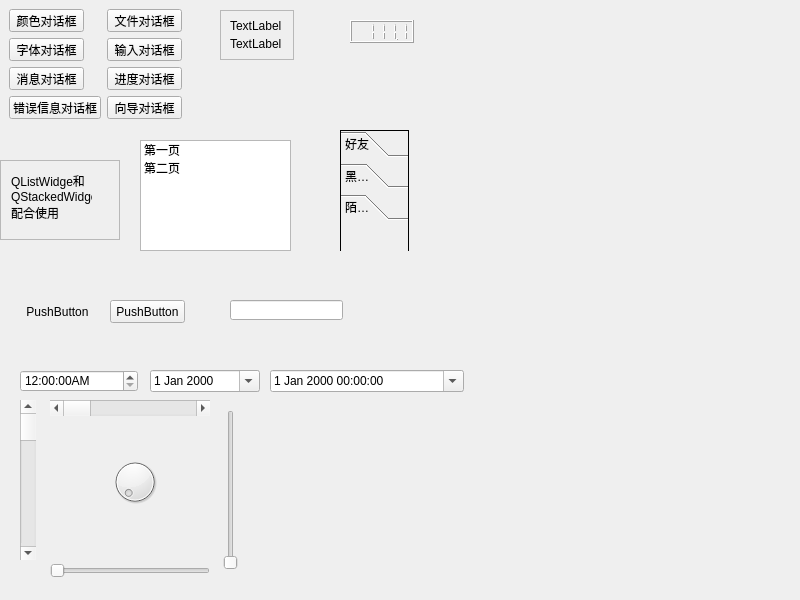
<?xml version="1.0" encoding="UTF-8"?>
<ui version="4.0">
 <class>Widget</class>
 <widget class="QWidget" name="Widget">
  <property name="geometry">
   <rect>
    <x>0</x>
    <y>0</y>
    <width>800</width>
    <height>600</height>
   </rect>
  </property>
  <property name="sizePolicy">
   <sizepolicy hsizetype="Preferred" vsizetype="Preferred">
    <horstretch>0</horstretch>
    <verstretch>0</verstretch>
   </sizepolicy>
  </property>
  <property name="windowTitle">
   <string>Widget</string>
  </property>
  <widget class="QPushButton" name="pushButton">
   <property name="geometry">
    <rect>
     <x>9</x>
     <y>9</y>
     <width>75</width>
     <height>23</height>
    </rect>
   </property>
   <property name="text">
    <string>颜色对话框</string>
   </property>
  </widget>
  <widget class="QPushButton" name="pushButton_2">
   <property name="geometry">
    <rect>
     <x>9</x>
     <y>38</y>
     <width>75</width>
     <height>23</height>
    </rect>
   </property>
   <property name="text">
    <string>字体对话框</string>
   </property>
  </widget>
  <widget class="QPushButton" name="pushButton_3">
   <property name="geometry">
    <rect>
     <x>9</x>
     <y>67</y>
     <width>75</width>
     <height>23</height>
    </rect>
   </property>
   <property name="text">
    <string>消息对话框</string>
   </property>
  </widget>
  <widget class="QPushButton" name="pushButton_4">
   <property name="geometry">
    <rect>
     <x>9</x>
     <y>96</y>
     <width>92</width>
     <height>23</height>
    </rect>
   </property>
   <property name="text">
    <string>错误信息对话框</string>
   </property>
  </widget>
  <widget class="QPushButton" name="pushButton_5">
   <property name="geometry">
    <rect>
     <x>107</x>
     <y>9</y>
     <width>75</width>
     <height>23</height>
    </rect>
   </property>
   <property name="text">
    <string>文件对话框</string>
   </property>
  </widget>
  <widget class="QPushButton" name="pushButton_6">
   <property name="geometry">
    <rect>
     <x>107</x>
     <y>38</y>
     <width>75</width>
     <height>23</height>
    </rect>
   </property>
   <property name="text">
    <string>输入对话框</string>
   </property>
  </widget>
  <widget class="QPushButton" name="pushButton_7">
   <property name="geometry">
    <rect>
     <x>107</x>
     <y>67</y>
     <width>75</width>
     <height>23</height>
    </rect>
   </property>
   <property name="text">
    <string>进度对话框</string>
   </property>
  </widget>
  <widget class="QPushButton" name="pushButton_8">
   <property name="geometry">
    <rect>
     <x>107</x>
     <y>96</y>
     <width>75</width>
     <height>23</height>
    </rect>
   </property>
   <property name="text">
    <string>向导对话框</string>
   </property>
  </widget>
  <widget class="QFrame" name="frame">
   <property name="geometry">
    <rect>
     <x>220</x>
     <y>10</y>
     <width>74</width>
     <height>50</height>
    </rect>
   </property>
   <property name="sizePolicy">
    <sizepolicy hsizetype="Preferred" vsizetype="Preferred">
     <horstretch>0</horstretch>
     <verstretch>0</verstretch>
    </sizepolicy>
   </property>
   <property name="frameShape">
    <enum>QFrame::StyledPanel</enum>
   </property>
   <property name="frameShadow">
    <enum>QFrame::Raised</enum>
   </property>
   <property name="lineWidth">
    <number>1</number>
   </property>
   <property name="midLineWidth">
    <number>2</number>
   </property>
   <layout class="QGridLayout" name="gridLayout">
    <item row="1" column="0">
     <widget class="QLabel" name="label_2">
      <property name="enabled">
       <bool>true</bool>
      </property>
      <property name="text">
       <string>TextLabel</string>
      </property>
     </widget>
    </item>
    <item row="0" column="0">
     <widget class="QLabel" name="label">
      <property name="text">
       <string>TextLabel</string>
      </property>
      <property name="scaledContents">
       <bool>false</bool>
      </property>
     </widget>
    </item>
   </layout>
  </widget>
  <widget class="QLCDNumber" name="lcdNumber">
   <property name="geometry">
    <rect>
     <x>350</x>
     <y>20</y>
     <width>64</width>
     <height>23</height>
    </rect>
   </property>
   <property name="smallDecimalPoint">
    <bool>true</bool>
   </property>
   <property name="value" stdset="0">
    <double>111.099999999999994</double>
   </property>
  </widget>
  <widget class="QStackedWidget" name="stackedWidget">
   <property name="geometry">
    <rect>
     <x>0</x>
     <y>160</y>
     <width>120</width>
     <height>80</height>
    </rect>
   </property>
   <property name="frameShape">
    <enum>QFrame::StyledPanel</enum>
   </property>
   <property name="currentIndex">
    <number>1</number>
   </property>
   <widget class="QWidget" name="page">
    <widget class="QLabel" name="label_4">
     <property name="geometry">
      <rect>
       <x>40</x>
       <y>30</y>
       <width>54</width>
       <height>12</height>
      </rect>
     </property>
     <property name="text">
      <string>第二页</string>
     </property>
    </widget>
   </widget>
   <widget class="QWidget" name="page_2">
    <widget class="QLabel" name="label_3">
     <property name="geometry">
      <rect>
       <x>10</x>
       <y>10</y>
       <width>81</width>
       <height>51</height>
      </rect>
     </property>
     <property name="text">
      <string>QListWidge和QStackedWidget配合使用</string>
     </property>
     <property name="wordWrap">
      <bool>true</bool>
     </property>
    </widget>
   </widget>
  </widget>
  <widget class="QListWidget" name="listWidget">
   <property name="geometry">
    <rect>
     <x>140</x>
     <y>140</y>
     <width>151</width>
     <height>111</height>
    </rect>
   </property>
   <item>
    <property name="text">
     <string>第一页</string>
    </property>
   </item>
   <item>
    <property name="text">
     <string>第二页</string>
    </property>
   </item>
  </widget>
  <widget class="QToolBox" name="toolBox">
   <property name="geometry">
    <rect>
     <x>340</x>
     <y>130</y>
     <width>69</width>
     <height>121</height>
    </rect>
   </property>
   <property name="frameShape">
    <enum>QFrame::Box</enum>
   </property>
   <property name="currentIndex">
    <number>2</number>
   </property>
   <widget class="QWidget" name="page_3">
    <property name="geometry">
     <rect>
      <x>0</x>
      <y>0</y>
      <width>67</width>
      <height>41</height>
     </rect>
    </property>
    <attribute name="label">
     <string>好友</string>
    </attribute>
   </widget>
   <widget class="QWidget" name="page_4">
    <property name="geometry">
     <rect>
      <x>0</x>
      <y>0</y>
      <width>67</width>
      <height>41</height>
     </rect>
    </property>
    <attribute name="label">
     <string>黑名单</string>
    </attribute>
   </widget>
   <widget class="QWidget" name="page_5">
    <property name="geometry">
     <rect>
      <x>0</x>
      <y>0</y>
      <width>67</width>
      <height>41</height>
     </rect>
    </property>
    <attribute name="label">
     <string>陌生人</string>
    </attribute>
   </widget>
  </widget>
  <widget class="QPushButton" name="pushButton_9">
   <property name="geometry">
    <rect>
     <x>20</x>
     <y>300</y>
     <width>75</width>
     <height>23</height>
    </rect>
   </property>
   <property name="text">
    <string>PushButton</string>
   </property>
   <property name="icon">
    <iconset>
     <normaloff>ico.png</normaloff>ico.png</iconset>
   </property>
   <property name="checkable">
    <bool>true</bool>
   </property>
   <property name="autoDefault">
    <bool>false</bool>
   </property>
   <property name="default">
    <bool>false</bool>
   </property>
   <property name="flat">
    <bool>true</bool>
   </property>
  </widget>
  <widget class="QPushButton" name="pushButton_10">
   <property name="geometry">
    <rect>
     <x>110</x>
     <y>300</y>
     <width>75</width>
     <height>23</height>
    </rect>
   </property>
   <property name="text">
    <string>PushButton</string>
   </property>
   <property name="checkable">
    <bool>false</bool>
   </property>
  </widget>
  <widget class="QLineEdit" name="lineEdit">
   <property name="geometry">
    <rect>
     <x>230</x>
     <y>300</y>
     <width>113</width>
     <height>20</height>
    </rect>
   </property>
   <property name="echoMode">
    <enum>QLineEdit::PasswordEchoOnEdit</enum>
   </property>
  </widget>
  <widget class="QTimeEdit" name="timeEdit">
   <property name="geometry">
    <rect>
     <x>20</x>
     <y>370</y>
     <width>118</width>
     <height>22</height>
    </rect>
   </property>
   <property name="displayFormat">
    <string>h:mm:ssA</string>
   </property>
   <property name="calendarPopup">
    <bool>true</bool>
   </property>
  </widget>
  <widget class="QDateEdit" name="dateEdit">
   <property name="geometry">
    <rect>
     <x>150</x>
     <y>370</y>
     <width>110</width>
     <height>22</height>
    </rect>
   </property>
   <property name="calendarPopup">
    <bool>true</bool>
   </property>
  </widget>
  <widget class="QDateTimeEdit" name="dateTimeEdit_2">
   <property name="geometry">
    <rect>
     <x>270</x>
     <y>370</y>
     <width>194</width>
     <height>22</height>
    </rect>
   </property>
   <property name="calendarPopup">
    <bool>true</bool>
   </property>
  </widget>
  <widget class="QDial" name="dial">
   <property name="geometry">
    <rect>
     <x>110</x>
     <y>450</y>
     <width>50</width>
     <height>64</height>
    </rect>
   </property>
  </widget>
  <widget class="QScrollBar" name="horizontalScrollBar">
   <property name="geometry">
    <rect>
     <x>50</x>
     <y>400</y>
     <width>160</width>
     <height>16</height>
    </rect>
   </property>
   <property name="orientation">
    <enum>Qt::Horizontal</enum>
   </property>
  </widget>
  <widget class="QScrollBar" name="verticalScrollBar">
   <property name="geometry">
    <rect>
     <x>20</x>
     <y>400</y>
     <width>16</width>
     <height>160</height>
    </rect>
   </property>
   <property name="orientation">
    <enum>Qt::Vertical</enum>
   </property>
  </widget>
  <widget class="QSlider" name="horizontalSlider">
   <property name="geometry">
    <rect>
     <x>50</x>
     <y>560</y>
     <width>160</width>
     <height>22</height>
    </rect>
   </property>
   <property name="orientation">
    <enum>Qt::Horizontal</enum>
   </property>
  </widget>
  <widget class="QSlider" name="verticalSlider">
   <property name="geometry">
    <rect>
     <x>220</x>
     <y>410</y>
     <width>22</width>
     <height>160</height>
    </rect>
   </property>
   <property name="orientation">
    <enum>Qt::Vertical</enum>
   </property>
  </widget>
 </widget>
 <resources/>
 <connections>
  <connection>
   <sender>listWidget</sender>
   <signal>currentRowChanged(int)</signal>
   <receiver>stackedWidget</receiver>
   <slot>setCurrentIndex(int)</slot>
   <hints>
    <hint type="sourcelabel">
     <x>262</x>
     <y>246</y>
    </hint>
    <hint type="destinationlabel">
     <x>445</x>
     <y>305</y>
    </hint>
   </hints>
  </connection>
 </connections>
</ui>
